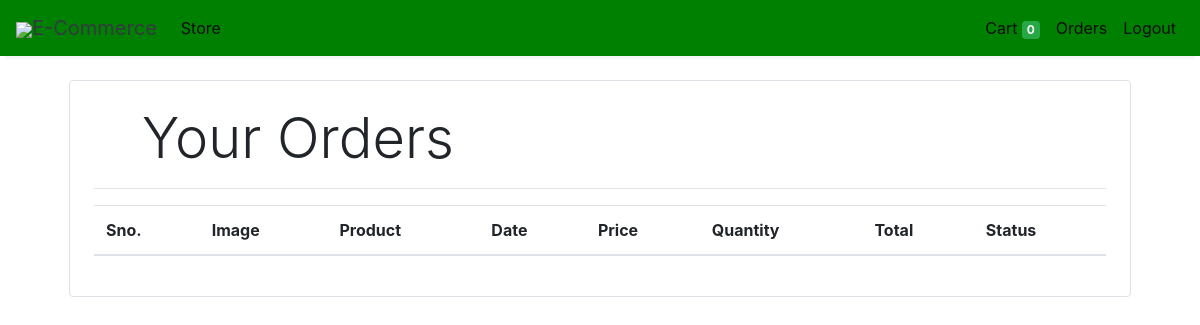
The app's page /orders (signed in), older data.
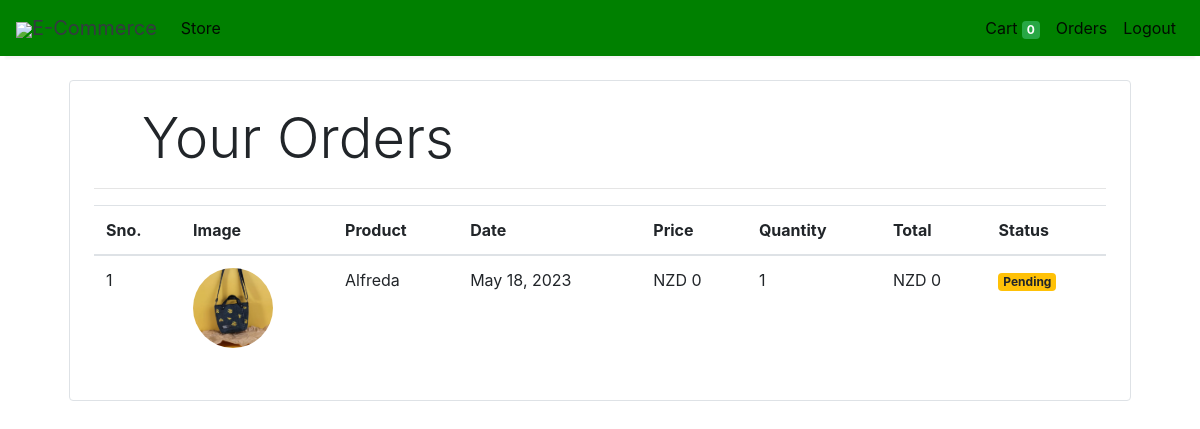
The same page, newer data.
### store/models/orders.py (models this page shows, shortened)
class Order(models.Model):
    product = models.ForeignKey(Products,
                                on_delete=models.CASCADE)
    customer = models.ForeignKey(Customer,
                                 on_delete=models.CASCADE)
    quantity = models.IntegerField(default=1)
    price = models.IntegerField()
    address = models.CharField (max_length=50, default='', blank=True)
    phone = models.CharField (max_length=50, default='', blank=True)
    date = models.DateField (default=datetime.datetime.today)
    status = models.BooleanField (default=False)
    @staticmethod
    def get_orders_by_customer(customer_id):
        return Order.objects.filter(customer=customer_id).order_by('-date')

### store/models/product.py (models this page shows, shortened)
class Products(models.Model):
    name = models.CharField(max_length=60)
    price= models.IntegerField(default=0)
    category= models.ForeignKey(Category,on_delete=models.CASCADE,default=1 )
    description= models.CharField(max_length=250, default='', blank=True, null= True)
    image= models.ImageField(upload_to='uploads/products/')

### store/middlewares/auth.py (the view)
    def middleware(request):
        print(request.session.get('customer'))
        returnUrl = request.META['PATH_INFO']
        print(request.META['PATH_INFO'])
        if not request.session.get('customer'):
           return redirect(f'login?return_url={returnUrl}')
        response = get_response(request)
        return response

### store/templatetags/custom_filter.py (called while the page is built)
@register.filter(name='currency')
def currency(number):
    return "NZD "+str(number)

@register.filter(name='multiply')
def multiply(number , number1):
    return number * number1

### store/views/orders.py (called while the page is built)
    def get(self , request ):
        customer = request.session.get('customer')
        orders = Order.get_orders_by_customer(customer)
        print(orders)
        return render(request , 'orders.html'  , {'orders' : orders})

### store/templates/orders.html
{% extends 'base.html' %}
{% block content %}
{% load cart %}
{% load custom_filter %}
<div class="container">
   <div class="border rounded p-4 m-4">
        <p class="display-4 pl-4 ml-4">Your Orders</p>
        <hr>
        <table class="table">
            <thead>
                <tr>
                    <th>Sno.</th>
                    <th>Image</th>
                    <th>Product</th>
                    <th>Date</th>
                    <th>Price</th>
                    <th>Quantity</th>
                    <th>Total</th>
                    <th>Status</th>
                </tr>
            </thead>
            <tbody>
                {% for order in orders %}
                <tr>
                    <td>{{forloop.counter}}</td>
                    <td><img style="height: 80px;" class="rounded-circle" src="{{order.product.image.url}}" alt=""></td>
                    <td>{{order.product.name}}</td>
                    <td>{{order.date}}</td>
                    <td>{{order.price|currency}}</td>
                    <td>{{order.quantity}}</td>
                    <td>{{order.quantity|multiply:order.price|currency}}</td>
                    {% if order.status %}
                    <td><small class="badge badge-success">Completed</small></td>
                    {%else%}
                    <td><small class="badge badge-warning">Pending</small></td>
                    {% endif %}
                </tr>
                {% endfor %}
            </tbody>
        </table>
   </div>
</div>
{% endblock %}

Row changes from the older to the newer data that the page shows:
added Order: product.image (picture), product.name "Alfreda", date "May 18, 2023", price "NZD 0", quantity "1", quantity|multiply "NZD 0", status "Pending"
